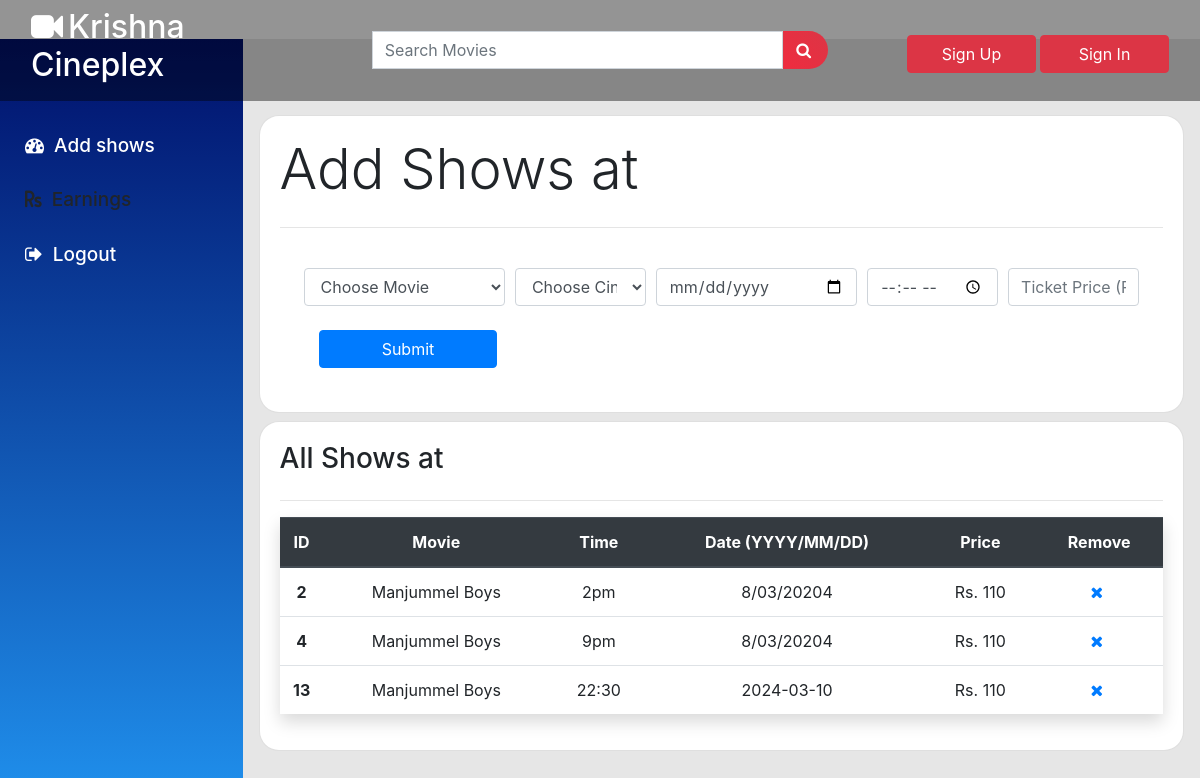
/add/1, run on the app's committed database.
### moviapp/models.py (models this page shows, shortened)
class Show(models.Model):
    shows=models.AutoField(primary_key=True)
    cinema=models.ForeignKey('Cinema',on_delete=models.CASCADE,related_name="cinema_shows")
    movi=models.ForeignKey('Movie',on_delete=models.CASCADE,related_name="movi_shows")
    time=models.CharField(max_length=50)
    date=models.CharField(max_length=100)
    price=models.IntegerField()

class Movie(models.Model):
    movie=models.AutoField(primary_key=True)
    name=models.CharField(max_length=100)
    trailer=models.CharField(max_length=200,default="null")
    date=models.CharField(max_length=20,default="null")
    movi_desc=models.TextField()
    rating=models.DecimalField(max_digits=3,decimal_places=1)
    poster=models.ImageField(upload_to='movi/poster',default="movi/poster/not.jpg")
    genre=models.CharField(max_length=50,default="Action | Romance | comdey")
    duration=models.CharField(max_length=10)

### moviapp/views.py (the view)
# urls.py: path('add/<int:id>', views.addshow, name='addshow'),
def addshow(request,id):
    movi=Show.objects.filter(cinema_id=id)
    m=Cinema.objects.filter(movi_name=id)
    c=Cinema.objects.all()
    s=Movie.objects.all()
    movi={
        'movi':movi,
        'm':m,
        's':s,
        'c':c
    }
    return render(request,'showadd.html',movi)

### templates/showadd.html (shortened to what this page needs)
{% extends 'base.html' %}
{% load static %}
{% block content %}
<div id="wrapper">
    <ul class="navbar-nav sidebar ">
        <li class="nav-item">
            <a class="nav-link" href="{% url 'dashboard' %}">
                <i class="fa fa-tachometer"></i>
                <span>Add shows</span></a>
        </li>
        <li class="nav-item">
            <a class="nav-link" >
                <i class="fas fa-rupee-sign    "></i>
                <span>Earnings</span></a>
        </li>
        <li class="nav-item">
            <a class="nav-link" href="{% url 'logout' %}">
                <i class="fa fa-sign-out"></i>
                <span>Logout</span></a>
        </li>
    </ul>
    <div id="content-wrapper" class="d-flex flex-column">
        <div class="row m-3">
            <div class="col-12 card round">
                <h5 class="display-4">Add Shows at {{user.cinema.cinema_name}}</h5>
                <hr>
                <div class="row p-4">
                    <div class="col-12">
                        <form action="{% url 'showadd' %}" method="POST">
                            <div class="form-row justify-content-center">
                                <div class="col-3"><select id="inputState" class="form-control" name="m">
                                        <option>Choose Movie</option>
                                    </select>
                                </div>
                                <div class="col-2"><select id="inputstates" class="form-control" name="k">
                                        <option>Choose Cinema</option>
                                    </select>
                                </div>
                                <div class="col-3">
                                    <input type="date" class="form-control" placeholder="Date" name="d">
                                </div>
                                <div class="col-2">
                                    <input type="time" class="form-control" placeholder="Time" name="t">
                                </div>
                                <div class="col-2">
                                    <input type="text" class="form-control" placeholder="Ticket Price (Rs)" name="p">
                                </div>
                            </div>
                            <div class="col-3 mt-4 ">
                                <input type="submit" class="btn btn-block btn-primary">
                            </div>
                    </div>
                </div>
            </div>
            <div class="col-12 card round mt-2">
                    <h3 class="">All Shows at {{user.cinema.movi_name}}</h3>
                    <hr>
                    <table class="table shadow text-center">
                            <thead class="thead-dark">
                                <tr>
                                    <th scope="col" width="5%">ID</th>
                                    <th scope="col">Movie</th>
                                    <th scope="col">Time</th>
                                    <th scope="col">Date (YYYY/MM/DD)</th>
                                    <th scope="col">Price</th>
                                    <th scope="col">Remove</th>
                                </tr>
                            </thead>
                            <tbody>
                                {% for list in movi %}
                                    <tr>
                                        <th scope="row">{{list.shows}}</th>
                                        <td>{{list.movi.name}}</td>
                                        <td>{{list.time}}</td>
                                        <td>{{list.date}}</td>
                                        <td>Rs. {{list.price}}</td>
                                        <td>
                                        <a href="/remove/{{list.shows}}"><i class="fa fa-times"></i></a>                                            </td>
                                    </tr>
                                        {% endfor %}
                            </tbody>
                        </table>
                </div>
        </div>
    </div>
</div>
{% endblock %}

### templates/showadd.html (style rules this page uses)
#wrapper { display: flex; margin-top: -62px; }
.sidebar { width: 19rem !important; background: linear-gradient(0deg, #2196F3, #00106b); padding-top: 80px; }
#content-wrapper { background-color: #e6e6e6; width: 100%; height: 100vh; padding-top: 60px; overflow-x: hidden; }
.nav-item { padding: 0px 20px; border-radius: 10px; margin: 5px 5px; }
.nav-item a { font-size: 19px; font-weight: 500; text-decoration: none; color: #021045; }
a.nav-link { color: white; }
i { padding-right: 5px; }
.round { padding: 20px; border-radius: 20px; min-height: 250px; }

### data on the page
Show: shows "2", movi.name "Manjummel Boys", time "2pm", date "8/03/20204", price "110"
Show: shows "4", movi.name "Manjummel Boys", time "9pm", date "8/03/20204", price "110"
Show: shows "13", movi.name "Manjummel Boys", time "22:30", date "2024-03-10", price "110"
